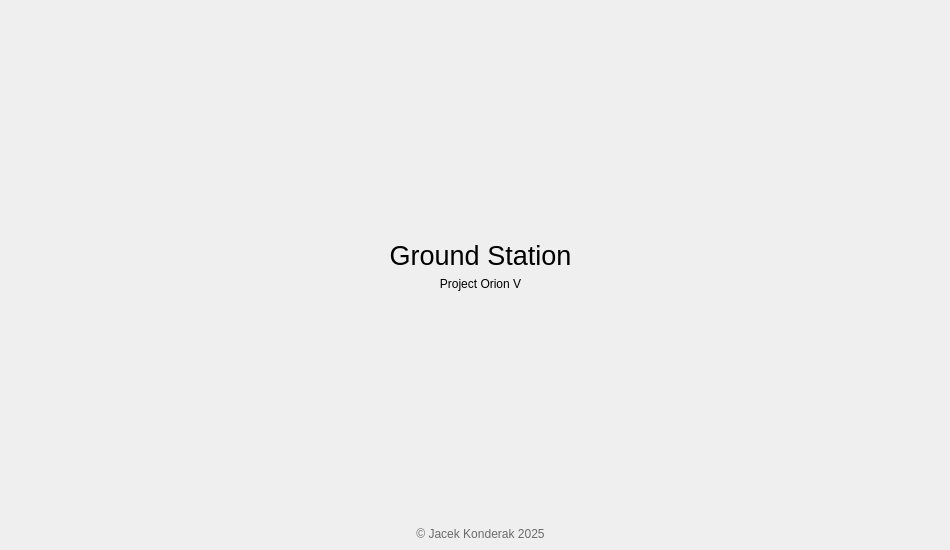
    <widget class="QWidget" name="page_about">
     <widget class="QWidget" name="verticalLayoutWidget_3">
      <property name="geometry">
       <rect>
        <x>20</x>
        <y>10</y>
        <width>921</width>
        <height>531</height>
       </rect>
      </property>
      <layout class="QVBoxLayout" name="verticalLayout_4">
       <item>
        <spacer name="verticalSpacer_6">
         <property name="orientation">
          <enum>Qt::Orientation::Vertical</enum>
         </property>
         <property name="sizeHint" stdset="0">
          <size>
           <width>20</width>
           <height>40</height>
          </size>
         </property>
        </spacer>
       </item>
       <item>
        <widget class="QLabel" name="label_2">
         <property name="font">
          <font>
           <pointsize>20</pointsize>
          </font>
         </property>
         <property name="text">
          <string notr="true">Ground Station</string>
         </property>
         <property name="alignment">
          <set>Qt::AlignmentFlag::AlignCenter</set>
         </property>
        </widget>
       </item>
       <item>
        <widget class="QLabel" name="label_3">
         <property name="text">
          <string>Project Orion V</string>
         </property>
         <property name="alignment">
          <set>Qt::AlignmentFlag::AlignCenter</set>
         </property>
        </widget>
       </item>
       <item>
        <spacer name="verticalSpacer_5">
         <property name="orientation">
          <enum>Qt::Orientation::Vertical</enum>
         </property>
         <property name="sizeHint" stdset="0">
          <size>
           <width>20</width>
           <height>40</height>
          </size>
         </property>
        </spacer>
       </item>
       <item>
        <widget class="QLabel" name="label">
         <property name="styleSheet">
          <string notr="true">color: rgba(0, 0, 0, 0.56);</string>
         </property>
         <property name="text">
          <string notr="true">© Jacek Konderak 2025</string>
         </property>
         <property name="alignment">
          <set>Qt::AlignmentFlag::AlignCenter</set>
         </property>
        </widget>
       </item>
      </layout>
     </widget>
    </widget>
